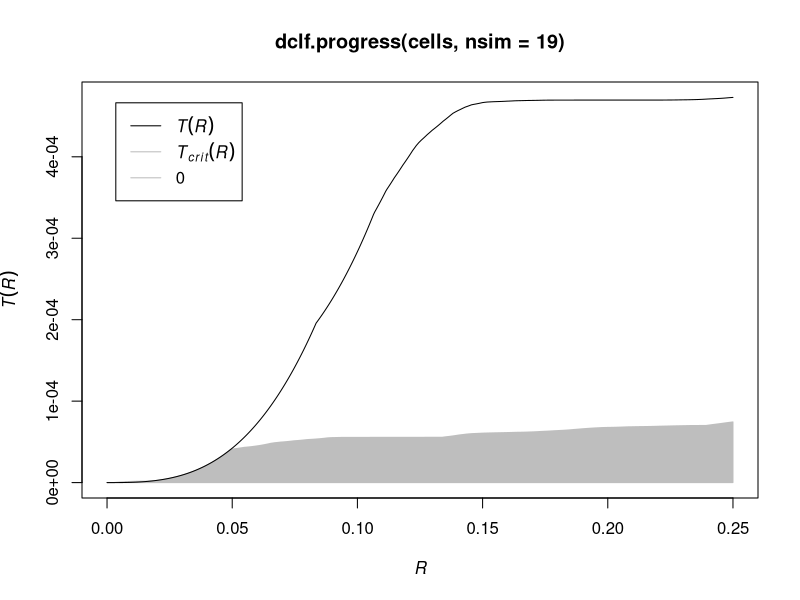

Write the R code that produced this figure.
library(spatstat)


### Name: dclf.progress
### Title: Progress Plot of Test of Spatial Pattern
### Aliases: dclf.progress mad.progress mctest.progress
### Keywords: spatial htest

### ** Examples

  plot(dclf.progress(cells, nsim=19))
